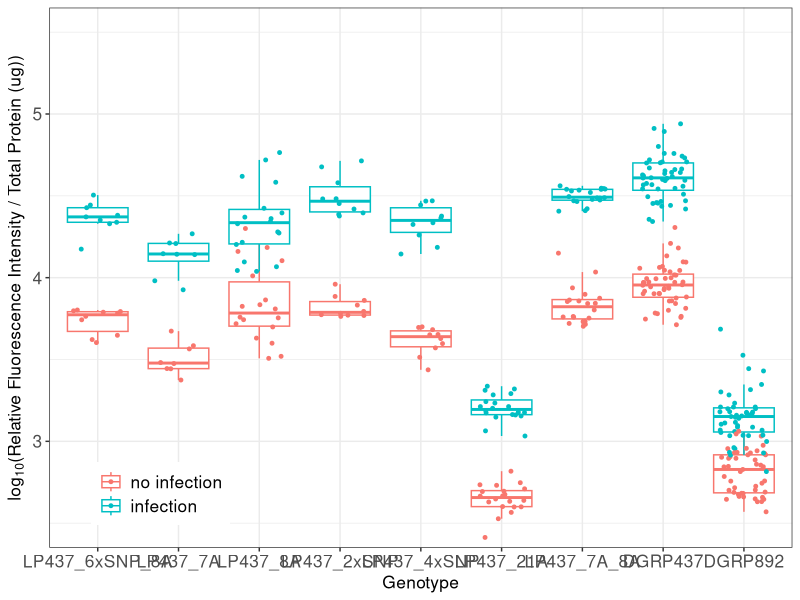
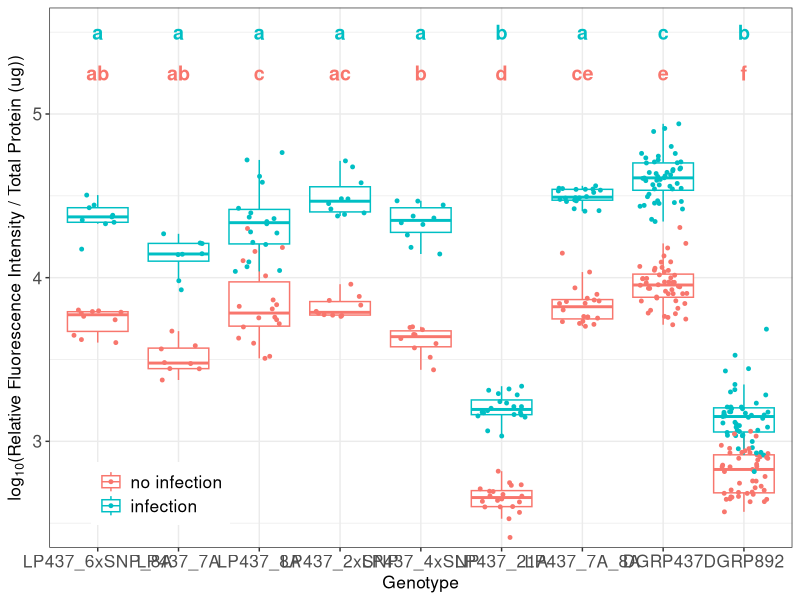
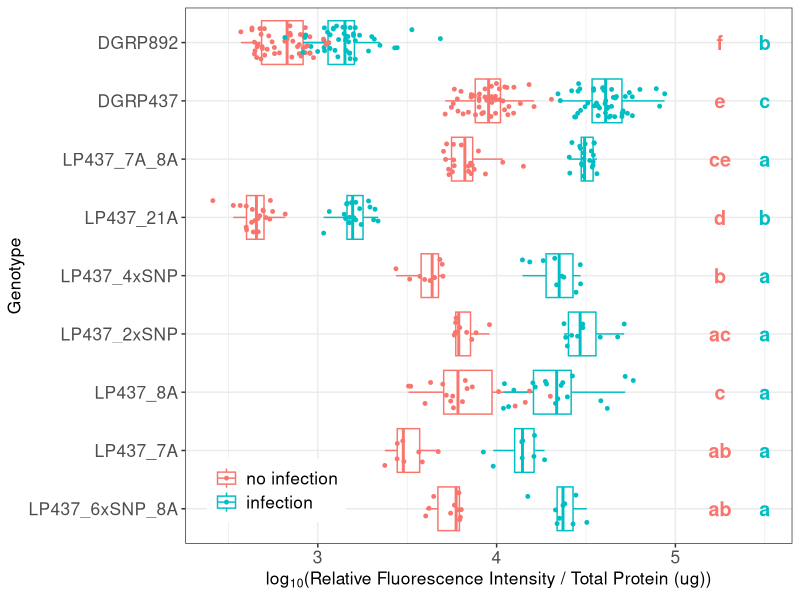
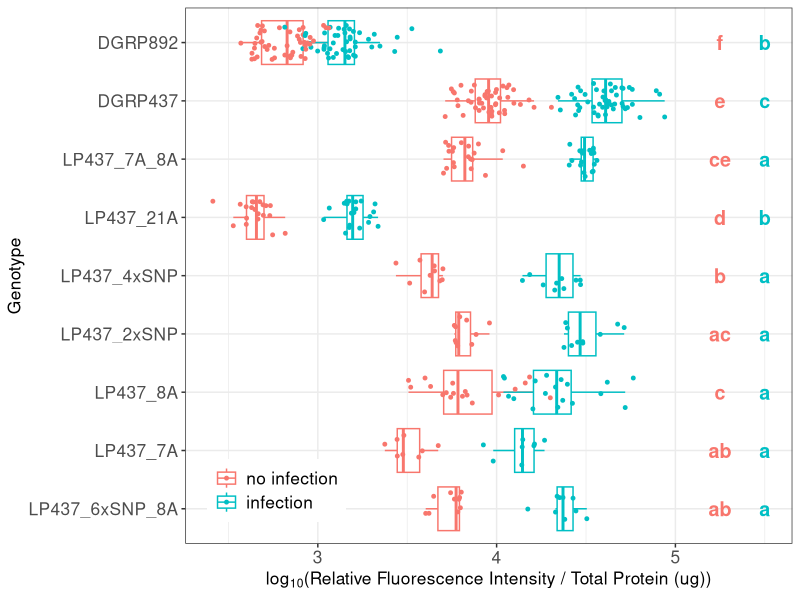

Write the R code that produced these figures, in order.
## Author: Olivia Zhou
# This is code for visualizing the lectin-24A promoter reporter assay data

library(ggplot2)
library(plyr)


setwd(dirname(rstudioapi::getActiveDocumentContext()$path))
list.files()

#import data
data = read.table("Promoter_reporter_concat.csv", 
                  sep = ",", dec = ".", header = TRUE)
head(data)
str(data)

data$Treatment = factor(data$Treatment, levels = c("no_infection", "infection"))

data$Label = factor(data$Label, 
                       levels = c('LP437_6xSNP_8A', 'LP437_7A', 'LP437_8A', 
                                  "LP437_2xSNP","LP437_4xSNP",
                                  'LP437_21A', 'LP437_7A_8A',   
                                  "DGRP437",  "DGRP892"))

str(data)

###Stats
library(lme4)
library(car)
library(multcomp)

LP437_noninf_all = data$Value[data$Line == "LP437" & data$Treatment == "no_infection"]/
  data$Protein_Quantity_ug[data$Line == "LP437" & data$Treatment == "no_infection"]

LP437_inf_all = data$Value[data$Line == "LP437" & data$Treatment == "infection"]/
  data$Protein_Quantity_ug[data$Line == "LP437" & data$Treatment == "infection"]


m1= lmer(data=data, log10(Value/Protein_Quantity_ug)~Label + (1|Extr.day), subset= Treatment=='no_infection')
summary(m1)
Anova(m1)
m1.glm <- summary(glht(m1, mcp(Label="Tukey")))
labels_noinf <- cld(m1.glm)$mcletters$Letters
labels_noinf

m2= lmer(data=data, Value/Protein_Quantity_ug~Label + (1|Extr.day), subset= Treatment=='infection')
summary(m2)
Anova(m2)
m2.glm <- summary(glht(m2, mcp(Label="Tukey")))
labels_inf <- cld(m2.glm)$mcletters$Letters
labels_inf


#plot data on log scale
p = ggplot(data, aes(x=Label, y=log10(Value/Protein_Quantity_ug)))+
  theme_bw() +
  theme(legend.position = c(0.15, 0.1),
        legend.title = element_blank(),
        axis.text = element_text(size = 12.5),
        legend.text = element_text(size = 12.5)) +
  coord_cartesian(ylim = c(2.5, 5.5)) +
  geom_boxplot(aes(color = Treatment), position = "identity", outlier.shape = NA)+
  geom_point(aes(color = Treatment), position = position_jitter(width = 0.3, height = 0), 
             size = 1.0)+
  ylab(expression(log[10]*"(Relative Fluorescence Intensity / Total Protein (ug))")) + 
  theme(text = element_text(size = 12.5)) + 
  scale_color_hue(labels = c("no infection", "infection")) +
  xlab("Genotype")
p

#add Tukey HSD labels

for(i in 1:9) {
  p <- p + annotate("text", label = labels_noinf[[i]],
                    x = i, y = 5.25, size = 5, color = "#F8766D", fontface = "bold")
}

for(i in 1:9) {
  p <- p + annotate("text", label = labels_inf[[i]],
                    x = i, y = 5.5, size = 5, color = "#00BFC4", fontface = "bold")
}

p

#flip x and y axes
p + coord_flip()


ggsave("lectin-24A promoter reporter assay Tukey.pdf", width = 7, height = 6)
